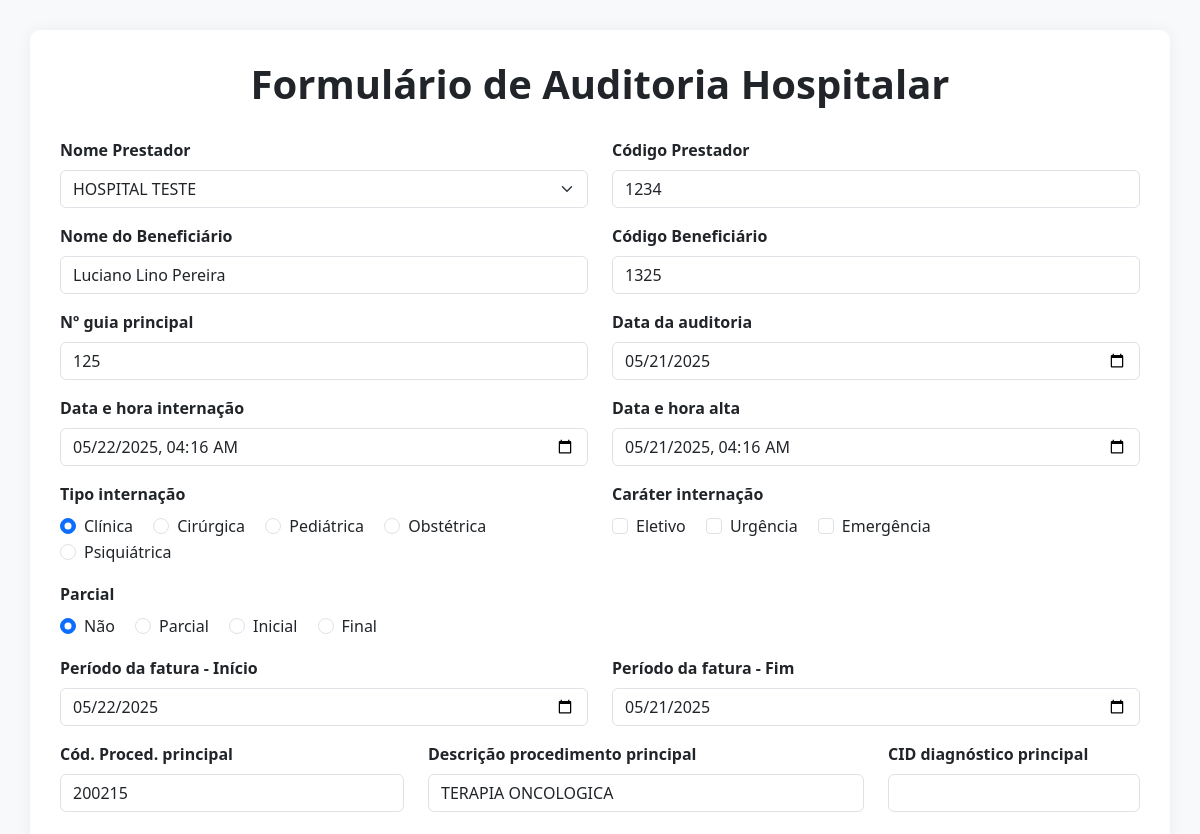
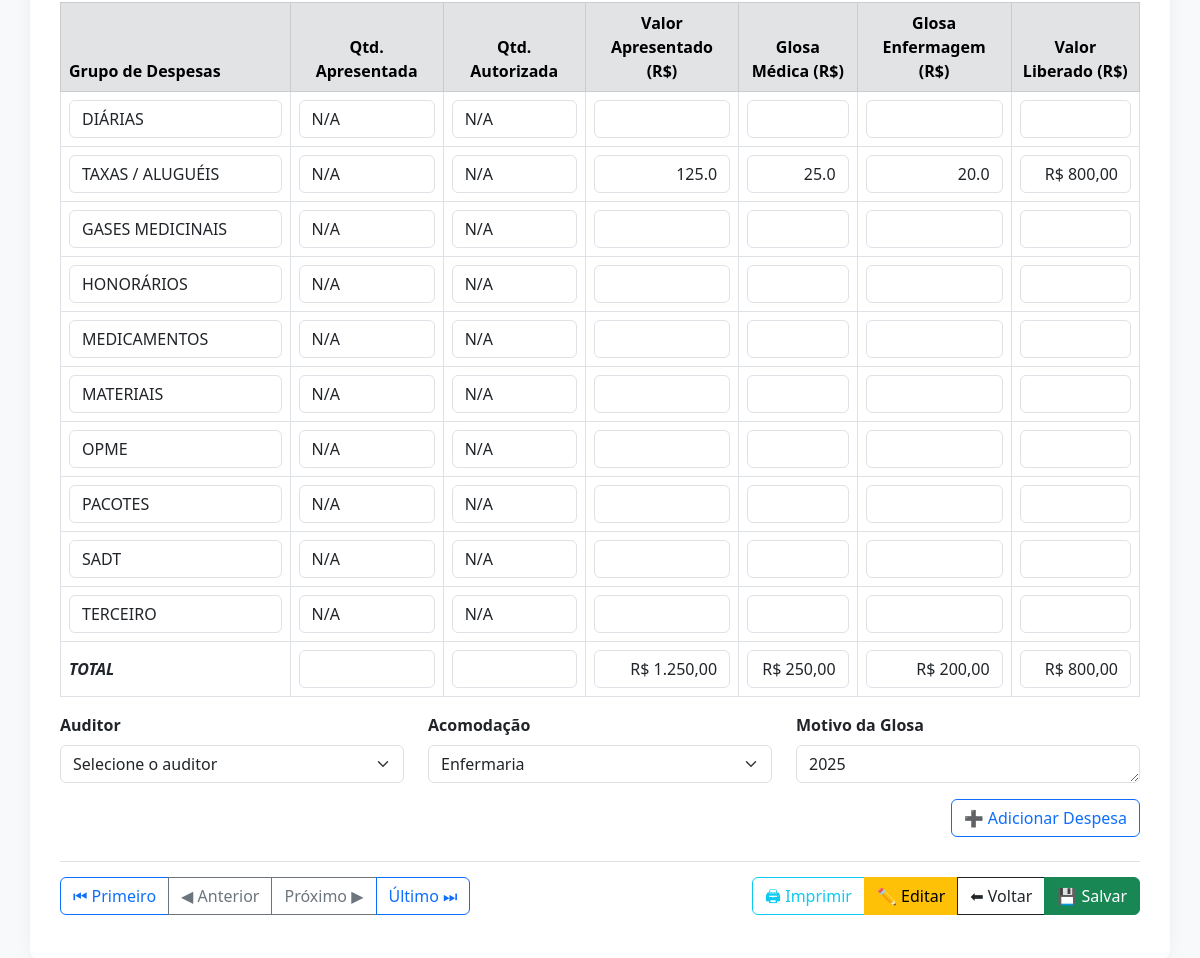
Screenshot of /editar/1 (signed in) with the database file from the repository (2 pictures, top to bottom).
### auditoria_app/models.py (models this page shows)
class Auditoria(db.Model):
    __tablename__ = 'auditoria'
    __table_args__ = {'extend_existing': True}
    id = db.Column(db.Integer, primary_key=True)
    nome_beneficiario = db.Column(db.String(255), nullable=False)
    cod_beneficiario = db.Column(db.String(50))
    cod_prestador = db.Column(db.String(50))
    nome_prestador = db.Column(db.String(255))
    guia_principal = db.Column(db.String(100))
    data_internacao = db.Column(DateTime)
    hora_internacao = db.Column(db.String(10))
    data_alta = db.Column(DateTime)
    hora_alta = db.Column(db.String(10))
    data_auditoria = db.Column(DateTime)
    tipo_internacao = db.Column(db.String(50))
    caracter_internacao = db.Column(db.String(50))
    parcial = db.Column(db.String(50))
    cod_procedimento = db.Column(db.String(50))
    descricao_procedimento = db.Column(db.String(255))
    cid_codigo = db.Column(db.String(10))
    cid_descricao = db.Column(db.String(255))
    fatura_de = db.Column(DateTime)
    fatura_ate = db.Column(DateTime)
    for i in range(1, 11):
        locals()[f'grupo_{i}'] = db.Column(db.String(100))
        locals()[f'qtd_apresentada_{i}'] = db.Column(db.Integer)
        locals()[f'qtd_autorizada_{i}'] = db.Column(db.Integer)
        locals()[f'valor_apresentado_{i}'] = db.Column(db.Float)
        locals()[f'glosa_medico_{i}'] = db.Column(db.Float)
        locals()[f'glosa_enfermagem_{i}'] = db.Column(db.Float)
        locals()[f'valor_liberado_{i}'] = db.Column(db.Float)
    for i in range(1, 6):
        locals()[f'linhaextra_grupo_{i}'] = db.Column(db.String(100))
        locals()[f'linhaextra_qtd_apresentada_{i}'] = db.Column(db.Integer)
        locals()[f'linhaextra_qtd_autorizada_{i}'] = db.Column(db.Integer)
        locals()[f'linhaextra_valor_apresentado_{i}'] = db.Column(db.Float)
        locals()[f'linhaextra_glosa_medico_{i}'] = db.Column(db.Float)
        locals()[f'linhaextra_glosa_enfermagem_{i}'] = db.Column(db.Float)
        locals()[f'linhaextra_valor_liberado_{i}'] = db.Column(db.Float)
    total_apresentado = db.Column(db.Float)
    total_glosa_medico = db.Column(db.Float)
    total_glosa_enfermagem = db.Column(db.Float)
    total_liberado = db.Column(db.Float)
    auditor = db.Column(db.String(100))
    acomodacao = db.Column(db.String(50))
    motivo_glosa = db.Column(db.Text)
    data_registro = db.Column(db.DateTime, default=datetime.utcnow)
    salvo = db.Column(db.Boolean, default=False)

### auditoria_app/routes.py (the view, shortened to what this page needs)
@main.route('/editar/<int:id>', methods=['GET', 'POST'])
@login_required
def editar(id):
    registro = Auditoria.query.get_or_404(id)
    registro.data_auditoria = parse_data(registro.data_auditoria, '%Y-%m-%d')
    registro.data_internacao = parse_data(registro.data_internacao, '%Y-%m-%dT%H:%M')
    registro.data_alta = parse_data(registro.data_alta, '%Y-%m-%dT%H:%M')
    registro.fatura_de = parse_data(registro.fatura_de, '%Y-%m-%d')
    registro.fatura_ate = parse_data(registro.fatura_ate, '%Y-%m-%d')
    grupos_despesa = []
    for i in range(1, 11):
        grupos_despesa.append({
            'indice': i,
            'grupo': getattr(registro, f'grupo_{i}', ''),
            'qtd_apresentada': getattr(registro, f'qtd_apresentada_{i}', ''),
            'qtd_autorizada': getattr(registro, f'qtd_autorizada_{i}', ''),
            'valor_apresentado': getattr(registro, f'valor_apresentado_{i}', '') or '',
            'glosa_medico': getattr(registro, f'glosa_medico_{i}', '') or '',
            'glosa_enfermagem': getattr(registro, f'glosa_enfermagem_{i}', '') or '',
            'valor_liberado': getattr(registro, f'valor_liberado_{i}', '') or '',
        })
    return render_template('formulario.html', registro=registro, grupos_despesa=grupos_despesa, modo='editar')

### auditoria_app/__init__.py (called while the page is built)
def create_app():
    app = Flask(__name__)
    app.config.from_object(Config)
    db.init_app(app)
    login_manager.init_app(app)
    mail.init_app(app)
    Migrate(app, db)
    login_manager.login_view = 'auth.login'
    from .models import User, Auditoria
    @login_manager.user_loader
    def load_user(user_id):
        return User.query.get(int(user_id))
    from .routes import main
    from .auth import auth as auth_blueprint
    app.register_blueprint(main)
    app.register_blueprint(auth_blueprint)
    @app.template_filter('getattr')
    def jinja_getattr(obj, attr):
        return getattr(obj, attr)
    return app  # ✅ ESTA LINHA ESTAVA FALTANDO

### auditoria_app/routes.py (called while the page is built, shortened)
def parse_data(valor, formato):
    if not valor:
        return None
    if isinstance(valor, datetime):
        return valor

### auditoria_app/templates/formulario.html (shortened to what this page needs)
<!DOCTYPE html>
<html lang="pt-br">
<head>
  <link rel="stylesheet" href="https://cdn.jsdelivr.net/npm/bootstrap@5.3.0/dist/css/bootstrap.min.css">
</head>
<body>
  <div class="container">
    <h1>Formulário de Auditoria Hospitalar</h1>
    <form method="POST" action="{% if modo == 'editar' %}{{ url_for('main.editar', id=registro.id) }}{% else %}{{ url_for('main.salvar') }}{% endif %}">
      <div class="row mb-3">
        <div class="col-md-6">
          <label class="form-label">Nome Prestador</label>
          <select id="select_prestador" name="nome_prestador" class="form-select" required>
            <option value="">Selecione o prestador</option>
          </select>
        </div>
        <div class="col-md-6">
          <label class="form-label">Código Prestador</label>
          <input type="text" id="cod_prestador" name="cod_prestador" class="form-control" readonly value="{{ registro.cod_prestador if registro else '' }}">
        </div>
      </div>
      <div class="row mb-3">
        <div class="col-md-6">
          <label class="form-label">Nome do Beneficiário</label>
          <input type="text" name="nome_beneficiario" class="form-control" value="{{ registro.nome_beneficiario if registro else '' }}">
        </div>
        <div class="col-md-6">
          <label class="form-label">Código Beneficiário</label>
          <input type="text" name="cod_beneficiario" class="form-control" value="{{ registro.cod_beneficiario if registro else '' }}">
        </div>
      </div>
      <div class="row mb-3">
        <div class="col-md-6">
          <label class="form-label">Nº guia principal</label>
          <input type="text" name="guia_principal" class="form-control" value="{{ registro.guia_principal if registro else '' }}">
        </div>
        <div class="col-md-6">
  <label class="form-label">Data da auditoria</label>
  <input type="date" name="data_auditoria" class="form-control"
       value="{{ registro.data_auditoria.strftime('%Y-%m-%d') if registro and registro.data_auditoria else '' }}">
</div>
      </div>
      <div class="row mb-3">
        <div class="col-md-6">
          <label class="form-label">Data e hora internação</label>
         <input type="datetime-local" id="data_internacao" name="data_internacao" class="form-control"
value="{{ registro.data_internacao.strftime('%Y-%m-%dT%H:%M') if registro and registro.data_internacao and registro.data_internacao.strftime else registro.data_internacao if registro and registro.data_internacao else '' }}">
        </div>
        <div class="col-md-6">
          <label class="form-label">Data e hora alta</label>
         <input type="datetime-local" id="data_alta" name="data_alta" class="form-control"
value="{{ registro.data_alta.strftime('%Y-%m-%dT%H:%M') if registro and registro.data_alta and registro.data_alta.strftime else registro.data_alta if registro and registro.data_alta else '' }}">
        </div>
      </div>
      <div class="row mb-3">
        <div class="col-md-6">
          <label class="form-label">Tipo internação</label><br>
          {% for tipo in ['Clínica', 'Cirúrgica', 'Pediátrica', 'Obstétrica', 'Psiquiátrica'] %}
            <div class="form-check form-check-inline">
              <input class="form-check-input" type="radio" name="tipo_internacao" value="{{ tipo }}" {% if registro and registro.tipo_internacao == tipo %}checked{% endif %}> {{ tipo }}
            </div>
          {% endfor %}
        </div>
        <div class="col-md-6">
          <label class="form-label">Caráter internação</label><br>
          {% for carater in ['Eletivo', 'Urgência', 'Emergência'] %}
            <div class="form-check form-check-inline">
              <input class="form-check-input" type="checkbox" name="carater_internacao[]" value="{{ carater }}" {% if registro and carater in (registro.carater_internacao or []) %}checked{% endif %}> {{ carater }}
            </div>
          {% endfor %}
        </div>
      </div>
      <div class="row mb-3">
        <div class="col-md-12">
          <label class="form-label">Parcial</label><br>
          {% for opcao in ['Não', 'Parcial', 'Inicial', 'Final'] %}
            <div class="form-check form-check-inline">
              <input class="form-check-input" type="radio" name="parcial" value="{{ opcao }}" {% if registro and registro.parcial == opcao %}checked{% endif %}> {{ opcao }}
            </div>
          {% endfor %}
        </div>
      </div>
      <div class="row mb-3">
        <div class="col-md-6">
          <label class="form-label">Período da fatura - Início</label>
          <input type="date" id="periodo_inicio" name="periodo_fatura_inicio" class="form-control" value="{{ registro.fatura_de.strftime('%Y-%m-%d') if registro and registro.fatura_de else '' }}">
        </div>
        <div class="col-md-6">
          <label class="form-label">Período da fatura - Fim</label>
        <input type="date" id="periodo_fim" name="periodo_fatura_fim" class="form-control" value="{{ registro.fatura_ate.strftime('%Y-%m-%d') if registro and registro.fatura_ate else '' }}">
        </div>
      </div>
      <div class="row mb-4">
        <div class="col-md-4">
          <label class="form-label">Cód. Proced. principal</label>
          <input type="text" name="cod_procedimento" class="form-control" value="{{ registro.cod_procedimento if registro else '' }}">
        </div>
        <div class="col-md-5">
          <label class="form-label">Descrição procedimento principal</label>
          <input type="text" name="descricao_procedimento" class="form-control" value="{{ registro.descricao_procedimento if registro else '' }}">
        </div>
        <div class="col-md-3">
          <label class="form-label">CID diagnóstico principal</label>
          <input type="text" name="cid" class="form-control" value="{{ registro.cid if registro else '' }}">
        </div>
      </div>
<table class="table table-bordered align-middle" id="tabela-despesas">
  <thead>
    <tr class="table-secondary">
      <th>Grupo de Despesas</th>
      <th>Qtd. Apresentada</th>
      <th>Qtd. Autorizada</th>
      <th>Valor Apresentado (R$)</th>
      <th>Glosa Médica (R$)</th>
      <th>Glosa Enfermagem (R$)</th>
      <th>Valor Liberado (R$)</th>
    </tr>
  </thead>
  <tbody>
    {% if grupos_despesa %}
    {% for grupo in grupos_despesa %}
    <tr>
      <td><input type="text" name="grupo_{{ grupo.indice }}" class="form-control" value="{{ grupo.grupo }}"></td>
      <td><input type="text" name="qtd_apresentada_{{ grupo.indice }}" class="form-control" value="{{ grupo.qtd_apresentada if grupo.qtd_apresentada is not none else '' }}"></td>
      <td><input type="text" name="qtd_autorizada_{{ grupo.indice }}" class="form-control" value="{{ grupo.qtd_autorizada if grupo.qtd_autorizada is not none else '' }}"></td>
      <td><input type="text" name="valor_apresentado_{{ grupo.indice }}" class="form-control valor" value="{{ grupo.valor_apresentado }}"></td>
      <td><input type="text" name="glosa_medico_{{ grupo.indice }}" class="form-control valor glosa" value="{{ grupo.glosa_medico }}"></td>
      <td><input type="text" name="glosa_enfermagem_{{ grupo.indice }}" class="form-control valor glosa" value="{{ grupo.glosa_enfermagem }}"></td>
      <td><input type="text" name="valor_liberado_{{ grupo.indice }}" class="form-control valor resultado" readonly value="{{ grupo.valor_liberado }}"></td>
    </tr>
    {% endfor %}
    {% endif %}
  </tbody>
  <tfoot>
    <tr class="fw-bold bg-light">
      <td class="text-start fst-italic">TOTAL</td>
      <td><input type="text" class="form-control text-center" readonly value=""></td>
      <td><input type="text" class="form-control text-center" readonly value=""></td>
      <td><input type="text" name="total_apresentado" class="form-control text-end total" readonly></td>
      <td><input type="text" name="total_glosa_medico" class="form-control text-end total" readonly></td>
      <td><input type="text" name="total_glosa_enfermagem" class="form-control text-end total" readonly></td>
      <td><input type="text" name="total_liberado" class="form-control text-end total" readonly></td>
    </tr>
  </tfoot>
</table>
<div class="row mt-3">
  <div class="col-md-4">
    <label class="form-label">Auditor</label>
    <select id="select_auditor" name="auditor" class="form-select" required>
      <option value="">Selecione o auditor</option>
    </select>
  </div>
  <div class="col-md-4">
    <label for="acomodacao" class="form-label">Acomodação</label>
    <select id="acomodacao" name="acomodacao" class="form-select" required>
      <option value="Enfermaria" {% if registro and registro.acomodacao == 'Enfermaria' %}selected{% endif %}>Enfermaria</option>
    </select>
  </div>
  <div class="col-md-4">
    <label for="motivo_glosa" class="form-label">Motivo da Glosa</label>
    <textarea id="motivo_glosa" name="motivo_glosa" class="form-control" rows="1" required>{{ registro.motivo_glosa if registro else '' }}</textarea>
  </div>
</div>
<div class="text-end mt-3">
  <button type="button" class="btn btn-outline-primary" onclick="adicionarLinha()">➕ Adicionar Despesa</button>
</div>
<div class="botoes-navegacao d-flex justify-content-between mt-4">
  <div class="btn-group" role="group">
    <a href="{{ url_for('main.formulario_primeiro') }}" class="btn btn-outline-primary">⏮ Primeiro</a>
    {% if registro %}
    <a href="{{ url_for('main.formulario_anterior', id=registro.id) }}" class="btn btn-outline-secondary">◀ Anterior</a>
    <a href="{{ url_for('main.formulario_proximo', id=registro.id) }}" class="btn btn-outline-secondary">Próximo ▶</a>
    {% endif %}
    <a href="{{ url_for('main.formulario_ultimo') }}" class="btn btn-outline-primary">Último ⏭</a>
  </div>
  <div class="btn-group" role="group">
    {% if registro %}
    <a href="{{ url_for('main.imprimir', id=registro.id) }}" class="btn btn-outline-info">🖨 Imprimir</a>
    <a href="{{ url_for('main.editar', id=registro.id) }}" class="btn btn-warning">✏️ Editar</a>
    {% endif %}
    <a href="{{ url_for('main.dashboard') }}" class="btn btn-outline-dark">⬅ Voltar</a>
    <button type="submit" class="btn btn-success">💾 Salvar</button>
  </div>
</div>

### auditoria_app/templates/formulario.html (style rules this page uses)
body { background-color: #f8f9fa; font-family: 'Segoe UI', sans-serif; padding: 30px; }
.container { background: #fff; padding: 30px; border-radius: 10px; box-shadow: 0 0 15px rgba(0,0,0,0.05); max-width: 1400px; }
h1 { text-align: center; font-weight: 600; margin-bottom: 30px; }
th { background-color: #e9ecef; text-align: center; }
.form-label { font-weight: bold; }
th:first-child, td:first-child input { min-width: 200px; text-align: left; }
.botoes-navegacao { margin-top: 30px; padding: 15px 0; border-top: 1px solid #dee2e6; }
.valor { text-align: right; }

### rows the page displays
Auditoria: cod_prestador "1234", nome_beneficiario "Luciano Lino Pereira", cod_beneficiario "1325", guia_principal "125", data_auditoria "05/21/2025", data_internacao "05/22/2025 04:16", data_alta "05/21/2025 04:16", tipo_internacao "☑", parcial "☑", periodo_fatura_inicio "05/22/2025", periodo_fatura_fim "05/21/2025", cod_procedimento "200215", descricao_procedimento "TERAPIA ONCOLOGICA", grupo_1 "DIÁRIAS", qtd_apresentada_1 "N/A", qtd_autorizada_1 "N/A", grupo_2 "TAXAS / ALUGUÉIS", qtd_apresentada_2 "N/A", qtd_autorizada_2 "N/A", valor_apresentado_2 "125.0", glosa_medico_2 "25.0", glosa_enfermagem_2 "20.0", valor_liberado_2 "R$ 800,00", grupo_3 "GASES MEDICINAIS", qtd_apresentada_3 "N/A", qtd_autorizada_3 "N/A", grupo_4 "HONORÁRIOS", qtd_apresentada_4 "N/A", qtd_autorizada_4 "N/A", grupo_5 "MEDICAMENTOS", qtd_apresentada_5 "N/A", qtd_autorizada_5 "N/A", grupo_6 "MATERIAIS", qtd_apresentada_6 "N/A", qtd_autorizada_6 "N/A", grupo_7 "OPME", qtd_apresentada_7 "N/A", qtd_autorizada_7 "N/A", grupo_8 "PACOTES", qtd_apresentada_8 "N/A", qtd_autorizada_8 "N/A", grupo_9 "SADT", qtd_apresentada_9 "N/A", qtd_autorizada_9 "N/A", grupo_10 "TERCEIRO", qtd_apresentada_10 "N/A", qtd_autorizada_10 "N/A", acomodacao "Enfermaria", motivo_glosa "2025"

### other values shown
{{ tipo }} "Clínica" "Cirúrgica" "Pediátrica" "Obstétrica" "Psiquiátrica"
{{ carater }} "Eletivo" "Urgência" "Emergência"
{{ opcao }} "Não" "Parcial" "Inicial" "Final"
